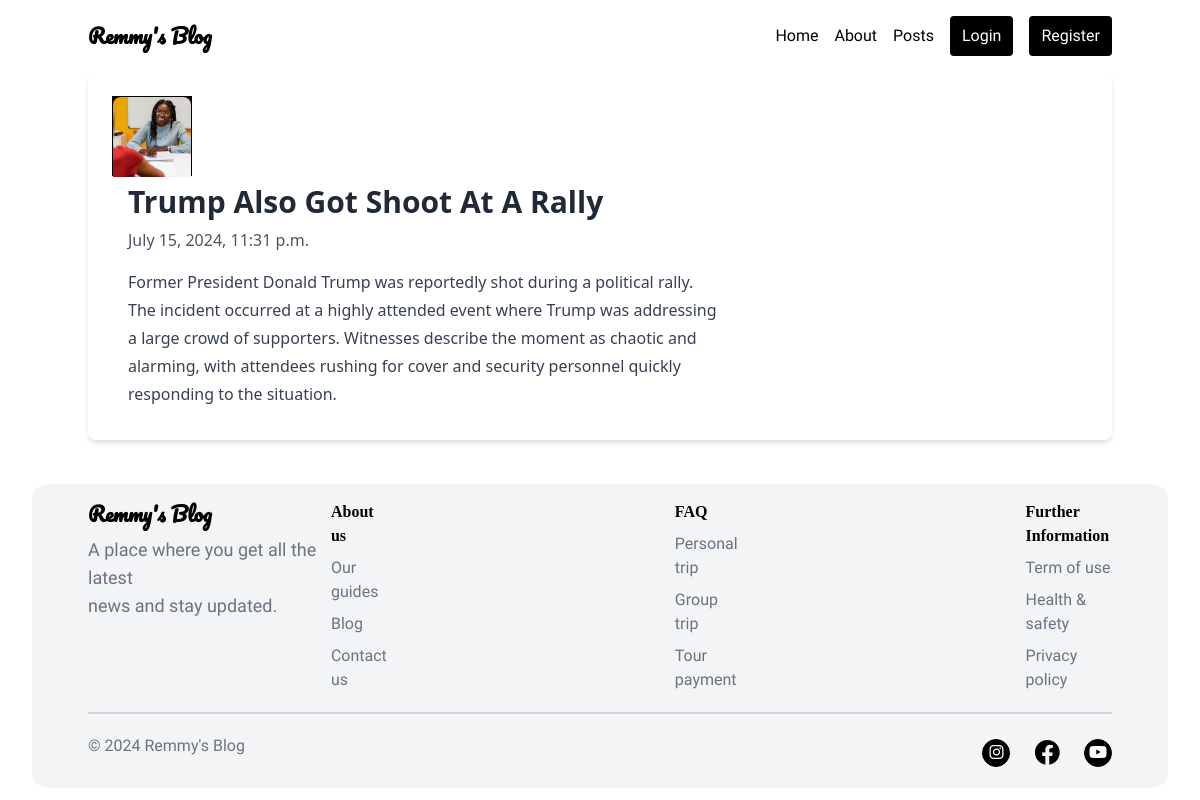
/posts/Trump-Shooting, run on the app's committed database.
### posts/models.py (models this page shows, shortened)
class Post(models.Model):
    title = models.CharField(max_length=75)
    body =  models.TextField()
    slug =  models.SlugField()
    date =  models.DateTimeField(auto_now_add=True)
    banner = models.ImageField(default='fallback.png', blank=True)
    author = models.ForeignKey(User, on_delete=models.CASCADE, default=None)

### posts/views.py (the view)
# urls.py: path('<slug:slug>', views.post_page, name="page"),
def post_page(request, slug):
    post = Post.objects.get(slug=slug)
    return render(request,'posts/post_page.html', {'post': post})

### posts/templates/posts/post_page.html (shortened to what this page needs)
{% extends 'layout.html' %}
{% block content %}
<div class="container mx-auto p-6 bg-white rounded-lg shadow-md">
  <div class="h-20 w-20 border border-black bg-black">
  <img class="object-cover rounded-t-lg mb-6 h-20" src="{{ post.banner.url }}" alt="{{ post.title }}" />
  </div>
  <div class="px-4 py-2">
    <h1 class="text-3xl font-bold text-gray-800 mb-2">{{ post.title }}</h1>
    <p class="text-gray-600 mb-4">{{ post.date }}</p>
    <div class="prose">
      <p>{{ post.body }}</p>
    </div>
  </div>
</div>
{% endblock content %}

### templates/layout.html (shortened to what this page needs)
{% load static tailwind_tags %}
<!DOCTYPE html>
<html lang="en">
  <head>
    <link rel="stylesheet" href="{% static 'css/dist/styles.css' %}" />
    {% tailwind_css %}
     <link rel="stylesheet" href="https://cdnjs.cloudflare.com/ajax/libs/font-awesome/6.0.0-beta3/css/all.min.css">
  </head>
  <body class="flex flex-col min-h-screen">
    <nav class="p-4 w-full bg-white">
      <div class="container mx-auto flex justify-between items-center">
        <div class="text-black font-bold font-rem text-xl cursor-pointer">
          Remmy's Blog
        </div>
        <div class="hidden md:flex space-x-4 items-center font-news">
          <a href="/" class="text-black hover:text-gray-200">Home</a>
          <a href="/about" class="text-black hover:text-gray-200">About</a>
          <a
            href="{% url 'posts:list' %}"
            class="text-black hover:text-gray-200"
            >Posts</a
          >
          {% if user.is_authenticated %}
          <a
            href="{% url 'posts:new-post' %}"
            class="bg-black text-white px-3 py-2 rounded hover:bg-gray-200"
            >Create New Post</a
          >
          <form class="" action="{% url 'users:logout' %}" method="post">
            {% csrf_token %}
            <button
              class="bg-black text-white px-3 py-2 rounded hover:bg-gray-200"
              aria-label="User Logout"
              title="User Logout"
            >
              Logout
            </button>
          </form>
          {% else %}
          <a
            href="{% url 'users:login' %}"
            class="bg-black text-white px-3 py-2 rounded hover:bg-gray-200"
            >Login</a
          >
          <a
            href="{% url 'users:register' %}"
            class="bg-black text-white px-3 py-2 rounded hover:bg-gray-200"
            >Register</a
          >
          {% endif %}
        </div>
      </div>
    </nav>
    <main class="flex-grow pt-[rem]">
      {% block content %}
      {% endblock content %}
    </main>
  </body>
  <footer class="text-gray-500 px-4 md:px-6 lg:px-8 pb-3 pt-6 cursor-pointer">
    <div class="bg-gray-100 p-4 px-6 md:px-14 rounded-2xl">
      <div
        class="flex flex-col md:flex-row justify-between text-center md:text-left"
      >
        <div class="mb-4 md:mb-0">
          <p
            class="font-rem font-bold text-black text-lg md:text-xl flex justify-start"
          >
            Remmy's Blog
          </p>
          <p class="font-news text-lg mt-2 flex justify-start">
            A place where you get all the latest
          </p>
          <p class="font-news text-lg flex justify-start">
            news and stay updated.
          </p>
        </div>
        <div class="flex flex-col md:flex-row md:space-x-10 lg:space-x-72">
          <div class="mb-4 md:mb-0">
            <ol class="space-y-2">
              <li class="flex justify-start font-remmy font-bold text-black">
                About us
              </li>
              <li class="flex justify-start font-news">Our guides</li>
              <li class="flex justify-start font-news">Blog</li>
              <li class="flex justify-start font-news">Contact us</li>
            </ol>
          </div>
          <div class="mb-4 md:mb-0">
            <ol class="space-y-2">
              <li class="flex justify-start font-remmy font-bold text-black">
                FAQ
              </li>
              <li class="flex justify-start font-news">Personal trip</li>
              <li class="flex justify-start font-news">Group trip</li>
              <li class="flex justify-start font-news">Tour payment</li>
            </ol>
          </div>
          <div class="">
            <ol class="space-y-2">
              <li class="flex justify-start font-remmy font-bold text-black">
                Further Information
              </li>
              <li class="flex justify-start font-news">Term of use</li>
              <li class="flex justify-start font-news">Health & safety</li>
              <li class="flex justify-start font-news">Privacy policy</li>
            </ol>
          </div>
        </div>
      </div>
      <div class="border border-gray-300 mt-5"></div>
      <div
        class="flex flex-col md:flex-row justify-between mt-5 text-center md:text-left"
      >
        <div class="font-news mb-4 md:mb-0">&copy; 2024 Remmy's Blog</div>
        <div class="flex space-x-6 justify-center items-center md:justify-start">
          <div class="h-7 w-7 flex justify-center rounded-full bg-black border border-black">
           <a href="https://www.instagram.com" class="text-white hover:text-white"><i class="fab fa-instagram"></i></a>
          </div>
           <a href="https://www.facebook.com" class="text-black text-[1.6rem] hover:text-black"><i class="fab fa-facebook"></i></a>
          <div class="h-7 w-7 flex justify-center rounded-full bg-black border border-black">
           <a href="https://www.youtube.com" class="text-white hover:text-white"><i class="fab fa-youtube"></i></a>
          </div>
        </div>
        </div>
      </div>
  </footer>
</html>

### data on the page
Post: banner (picture), title "Trump Also Got Shoot At A Rally", date "July 15, 2024, 11:31 p.m.", body "Former President Donald Trump was reportedly shot during a political rally. The incident occurred at a highly attended event where Trump was addressing a large crowd of supporters. Witnesses describe the moment as chaotic and alarming, with attendees rushing for cover and security personnel quickly responding to the situation."
